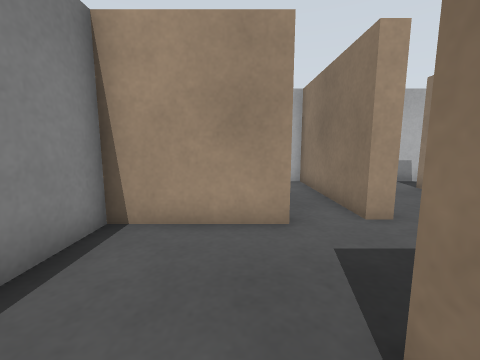
view 1 (above)

24 first-person views from a walk through a world built for the Gazebo simulator. The camera is 0.39 m above the floor, tilts 8° down and sees 90° across. The floor is counted in squares, 0.25 m on a side. Each view is taken from the middle of a square. On the plan, view 1 faces up. The plan holds only what a view shows up to about 13 squares ahead; the rest is blank. The place goes on beyond the plan.

view 2
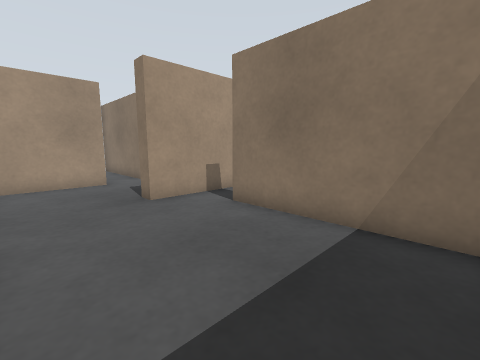

view 3
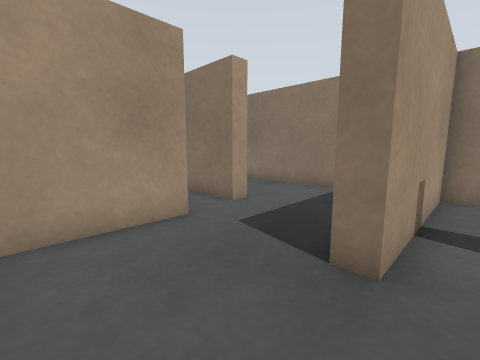

view 4
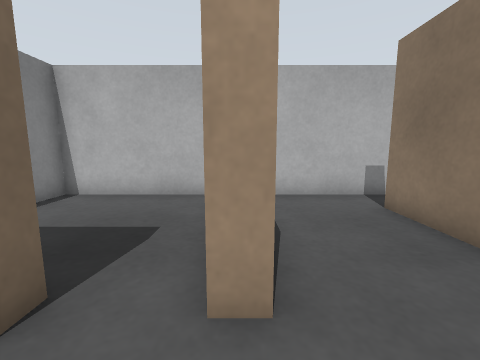

view 5
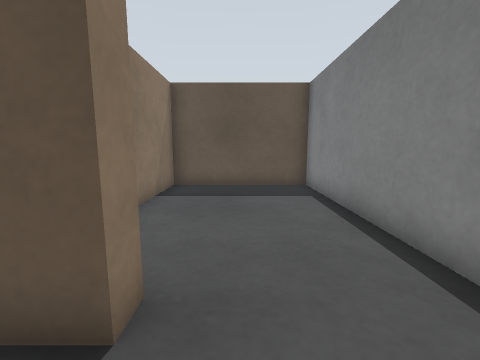

view 6
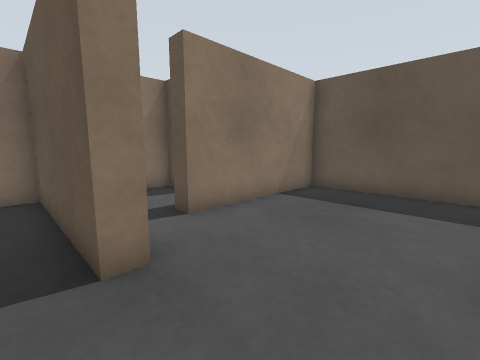

view 7
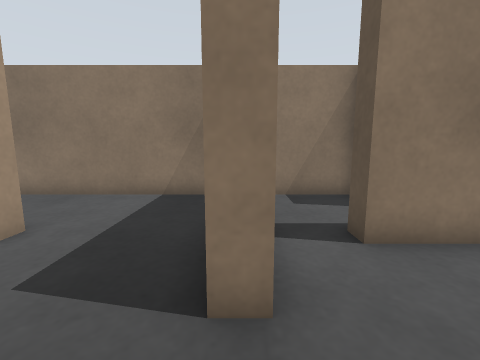

view 8
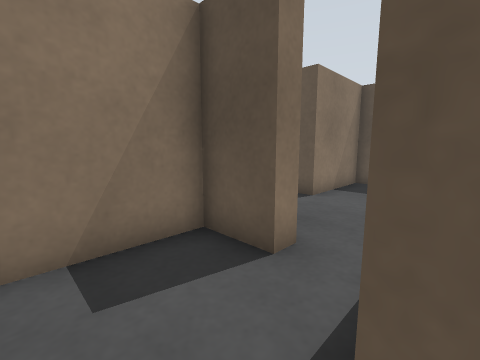

view 9
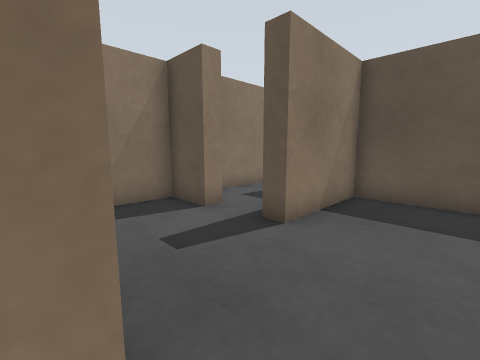

view 10
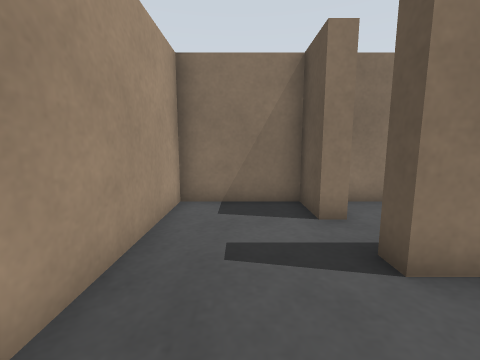

view 11
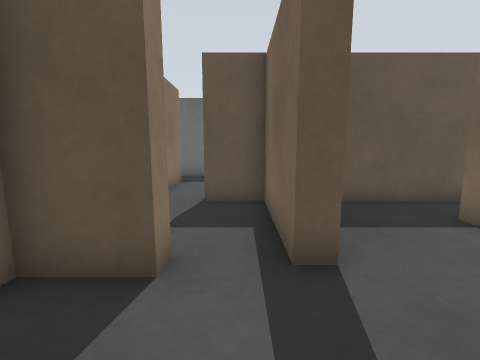

view 12
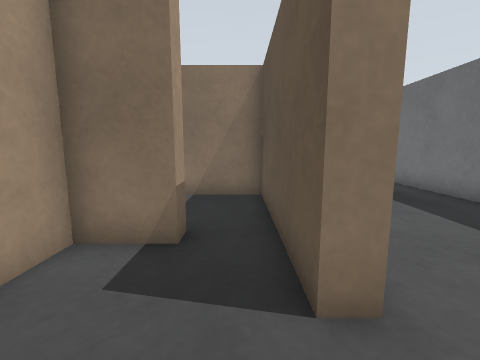

view 13
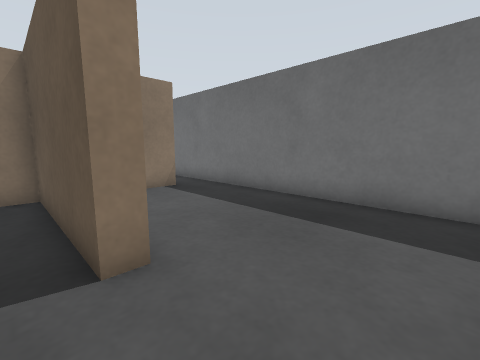

view 14
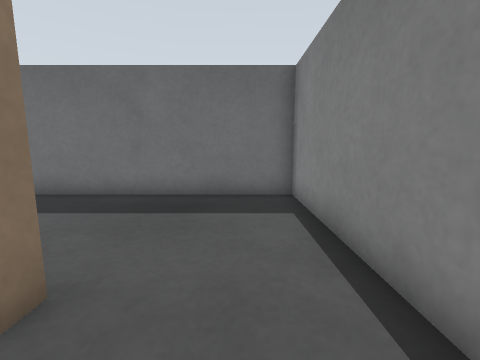

view 15
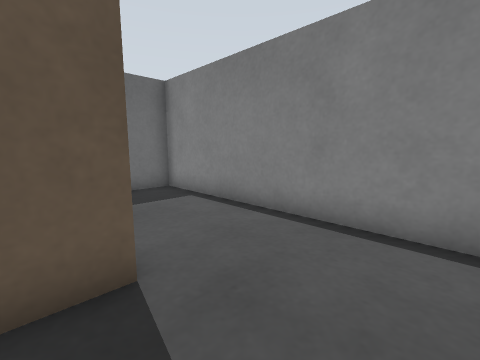

view 16
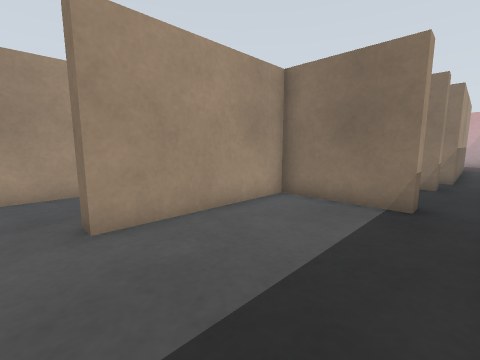

view 17
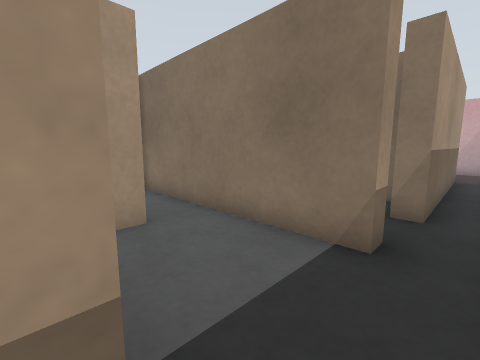

view 18
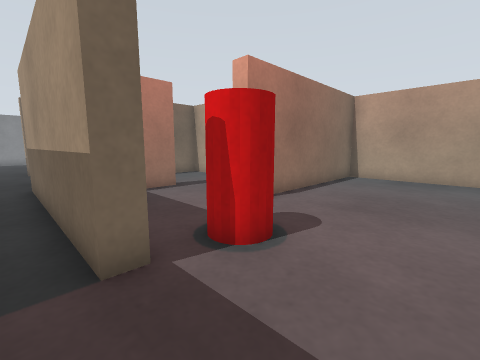

view 19
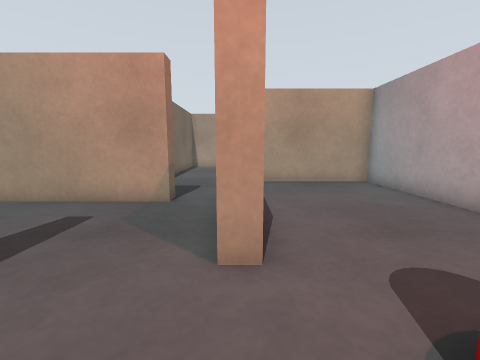

view 20
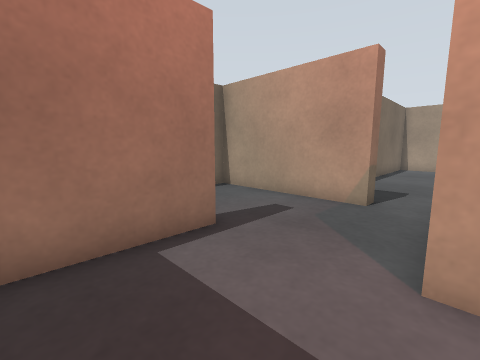

view 21
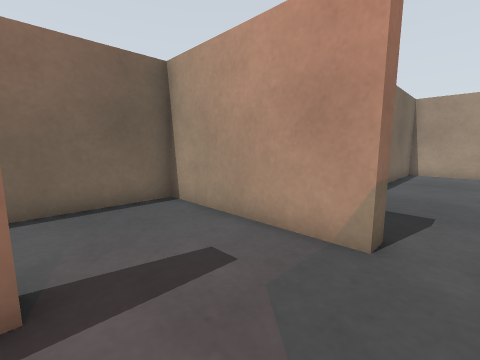

view 22
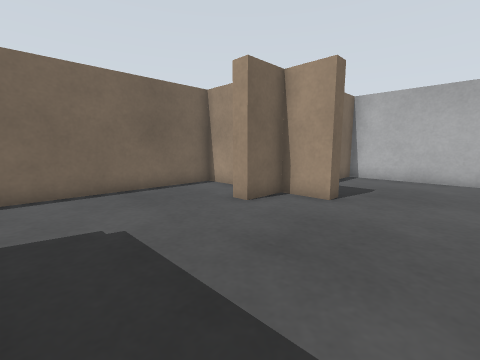

view 23
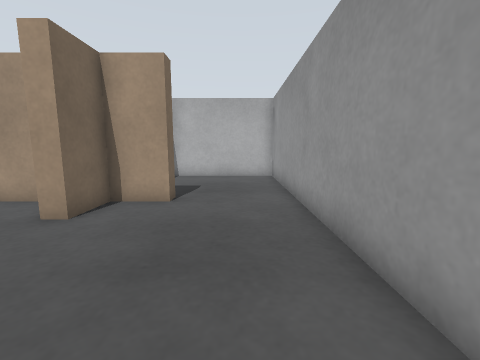

view 24
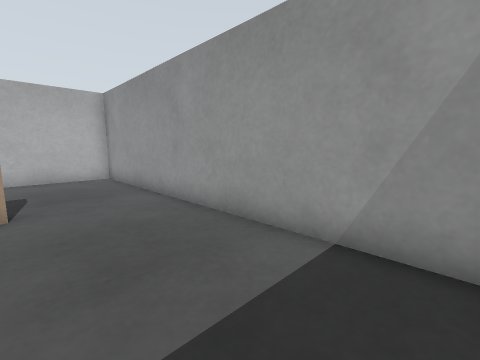

### Floor plan
Points are (right, up) in squares from view 1. A wall is a line through its corners. A room is listed if a view was taken in it or the views show most of it. See-through windows are left out.
Room 1 (views 1, 2, 3)
walls: (-2.7, 0.5) (-2.7, -6.7) (2.7, -6.7) (2.7, -1); (2.5, 0.7) (1, 0.7)
ways out: opening at (-1, 1) to room 3; opening at (3, 0) to room 4
Room 2 (view 4)
walls: (3.4, 5) (2.7, 5); (6.5, 10.7) (4.1, 10.7); (2.5, 1.3) (6.7, 1.3) (6.7, 9)
ways out: opening at (3, 3.5) to room 3; opening at (7, 10)
Room 3 (views 5, 6, 7)
walls: (1, 5.4) (1, 4.7) (-2.7, 4.7) (-2.7, 2.5); (2.7, 5) (2.7, 10.7) (-2.7, 10.7) (-2.7, 9.5); (1, 0.7) (1, 1.3) (2.5, 1.3)
ways out: opening at (-1, 1) to room 1; opening at (3, 3.5) to room 2
Room 4 (view 8)
walls: (5, -2.7) (6.7, -2.7) (6.7, 0.7) (2.5, 0.7); (2.7, -1) (3.4, -1)
ways out: opening at (3, 0) to room 1; opening at (4, -3) to room 5
Room 5 (views 9, 10, 11)
walls: (6.7, -7) (7.3, -7); (5, -3.4) (5, -2.7); (9, -7.4) (9, -6.7) (10.7, -6.7) (10.7, -3.3) (5.5, -3.3)
ways out: opening at (4, -3) to room 4; opening at (6, -7) to room 6
Room 6 (views 12, 13, 14, 15, 16, 17)
walls: (3.3, -8.5) (3.3, -9) (2.7, -9) (2.7, -7.3) (-0.1, -7.3); (7.4, -15) (6.7, -15) (6.7, -11.3) (1, -11.3) (1, -10.7) (6.7, -10.7) (6.7, -7); (9, -11.3) (8.4, -11.3); (7.3, -7) (7.3, -10.7) (9, -10.7); (10.7, -15) (10.7, -7.2); (-2.7, -7.9) (-2.7, -16.7) (11.1, -16.7)
ways out: opening at (6, -7) to room 5; opening at (11, -15.5) to room 7
Room 7 (views 18, 19, 20, 21)
walls: (15.3, -10.9) (15.3, -14.1); (21, -14.6) (21, -15.3) (13, -15.3) (13, -14.6); (17, -7.3) (11.3, -7.3) (11.3, -11); (24.7, -8.5) (24.7, -3.3) (19.3, -3.3) (19.3, -11) (18.6, -11); (24.7, -16.1) (24.7, -15.1); (11.4, -15) (10.7, -15)
ways out: opening at (11, -15.5) to room 6; opening at (17.5, -7.5) to room 8
objects: red cylinder (21, -13)
Room 8 (views 22, 23, 24)
walls: (18.1, 4.7) (15.3, 4.7) (15.3, -2.1); (21, 5.4) (21, 4.7) (19.3, 4.7) (19.3, 3) (18.6, 3); (24.7, -2.1) (24.7, 10.7) (19.3, 10.7) (19.3, 9.4); (17, -6.6) (17, -7.3)
ways out: opening at (17.5, -7.5) to room 7

Positions as (right, up) in squares from view 1, and headings:
1: (0, 0), facing up
2: (-2, -6), facing up-right
3: (-2, 0), facing up-right
4: (3, 3), facing up
5: (0, 3), facing down
6: (-2, 2), facing down-right
7: (-1, 1), facing right
8: (3, 0), facing down-right
9: (4, -3), facing down-right
10: (4, -5), facing right
11: (8, -4), facing down
12: (-1, -10), facing right
13: (-2, -10), facing down-right
14: (-1, -9), facing down
15: (2, -8), facing down-left
16: (0, -16), facing up-right
17: (7, -16), facing up-right
18: (24, -16), facing up-left
19: (19, -14), facing up
20: (19, -14), facing up-left
21: (18, -11), facing up-left
22: (24, -2), facing up-left
23: (23, -2), facing up
24: (21, -2), facing up-right
